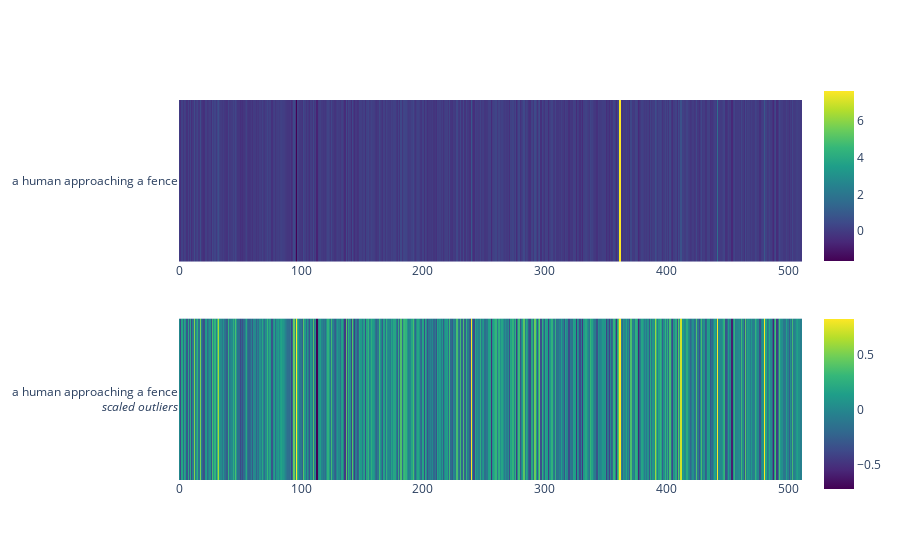

Notebook source saved alongside this figure:
### Code cell
add_new_text_and_plot("a human approaching a fence").show()

### Figure 1 — Plotly figure (JSON) as saved in the notebook; plotly's stock layout.template omitted (floating-point values rounded to 4 significant figures; data arrays with more than 128 entries replaced by an {"elided": "..."} marker saying what was removed)
{"data": [{"colorbar": {"len": 0.5, "y": 0.8}, "colorscale": [[0.0, "#440154"], [0.1111, "#482878"], [0.2222, "#3e4989"], [0.3333, "#31688e"], [0.4444, "#26828e"], [0.5556, "#1f9e89"], [0.6667, "#35b779"], [0.7778, "#6ece58"], [0.8889, "#b5de2b"], [1.0, "#fde725"]], "x": {"elided": "512 int values"}, "y": ["a human approaching a fence"], "z": {"elided": "1x512 float values"}, "type": "heatmap", "xaxis": "x", "yaxis": "y"}, {"colorbar": {"len": 0.5, "y": 0.2}, "colorscale": [[0.0, "#440154"], [0.1111, "#482878"], [0.2222, "#3e4989"], [0.3333, "#31688e"], [0.4444, "#26828e"], [0.5556, "#1f9e89"], [0.6667, "#35b779"], [0.7778, "#6ece58"], [0.8889, "#b5de2b"], [1.0, "#fde725"]], "x": {"elided": "512 int values"}, "y": ["a human approaching a fence<br><i>scaled outliers</i>"], "z": {"elided": "1x512 float values"}, "type": "heatmap", "xaxis": "x2", "yaxis": "y2"}], "layout": {"xaxis": {"anchor": "y", "domain": [0.0, 1.0]}, "yaxis": {"anchor": "x", "domain": [0.575, 1.0]}, "xaxis2": {"anchor": "y2", "domain": [0.0, 1.0]}, "yaxis2": {"anchor": "x2", "domain": [0.0, 0.425]}}}
